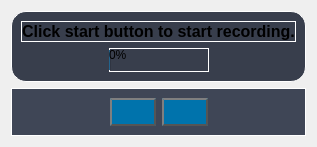
            <widget class="QWidget" name="page_5">
             <layout class="QVBoxLayout" name="verticalLayout_22" stretch="4,1">
              <item>
               <layout class="QVBoxLayout" name="verticalLayout_20">
                <item>
                 <widget class="QFrame" name="frame_10">
                  <property name="styleSheet">
                   <string notr="true">background-color: rgb(56, 62, 76);
border: 1px solid white;
border-radius: 15px;</string>
                  </property>
                  <property name="frameShape">
                   <enum>QFrame::StyledPanel</enum>
                  </property>
                  <property name="frameShadow">
                   <enum>QFrame::Raised</enum>
                  </property>
                  <layout class="QVBoxLayout" name="verticalLayout_23">
                   <item>
                    <layout class="QHBoxLayout" name="horizontalLayout_25">
                     <item>
                      <widget class="QLabel" name="label_13">
                       <property name="font">
                        <font>
                         <pointsize>12</pointsize>
                         <weight>75</weight>
                         <bold>true</bold>
                        </font>
                       </property>
                       <property name="text">
                        <string>Click start button to start recording.</string>
                       </property>
                       <property name="alignment">
                        <set>Qt::AlignCenter</set>
                       </property>
                      </widget>
                     </item>
                    </layout>
                   </item>
                   <item>
                    <layout class="QHBoxLayout" name="horizontalLayout_28">
                     <item>
                      <spacer name="horizontalSpacer_4">
                       <property name="orientation">
                        <enum>Qt::Horizontal</enum>
                       </property>
                       <property name="sizeHint" stdset="0">
                        <size>
                         <width>40</width>
                         <height>20</height>
                        </size>
                       </property>
                      </spacer>
                     </item>
                     <item>
                      <widget class="QProgressBar" name="progressBar">
                       <property name="minimumSize">
                        <size>
                         <width>100</width>
                         <height>0</height>
                        </size>
                       </property>
                       <property name="value">
                        <number>0</number>
                       </property>
                      </widget>
                     </item>
                     <item>
                      <spacer name="horizontalSpacer_5">
                       <property name="orientation">
                        <enum>Qt::Horizontal</enum>
                       </property>
                       <property name="sizeHint" stdset="0">
                        <size>
                         <width>40</width>
                         <height>20</height>
                        </size>
                       </property>
                      </spacer>
                     </item>
                     <item>
                      <layout class="QVBoxLayout" name="verticalLayout_25"/>
                     </item>
                    </layout>
                   </item>
                  </layout>
                 </widget>
                </item>
               </layout>
              </item>
              <item>
               <layout class="QHBoxLayout" name="horizontalLayout_14">
                <item>
                 <widget class="QFrame" name="frame_11">
                  <property name="styleSheet">
                   <string notr="true">background-color: rgb(63, 70, 86);
border: 1px solid white;
border-radius: 30px;</string>
                  </property>
                  <property name="frameShape">
                   <enum>QFrame::StyledPanel</enum>
                  </property>
                  <property name="frameShadow">
                   <enum>QFrame::Raised</enum>
                  </property>
                  <layout class="QHBoxLayout" name="horizontalLayout_23">
                   <item>
                    <spacer name="horizontalSpacer">
                     <property name="orientation">
                      <enum>Qt::Horizontal</enum>
                     </property>
                     <property name="sizeHint" stdset="0">
                      <size>
                       <width>40</width>
                       <height>20</height>
                      </size>
                     </property>
                    </spacer>
                   </item>
                   <item>
                    <widget class="QPushButton" name="pushButton">
                     <property name="styleSheet">
                      <string notr="true">QPushButton {
    color: #333;
    border: 2px solid #555;
    border-radius: 20px;
    border-style: outset;
    padding: 5px;
    border-radius: 15px;
    background-color: rgb(0, 115, 172);
}

QPushButton:hover {
    background-color: rgb(0, 170, 255);
}

QPushButton:pressed {
    border-style: inset;
    background-color: rgb(0, 115, 172);
}</string>
                     </property>
                     <property name="text">
                      <string/>
                     </property>
                     <property name="icon">
                      <iconset resource="resources.qrc">
                       <normaloff>:/icons/icons/play-circle.svg</normaloff>:/icons/icons/play-circle.svg</iconset>
                     </property>
                     <property name="iconSize">
                      <size>
                       <width>30</width>
                       <height>30</height>
                      </size>
                     </property>
                    </widget>
                   </item>
                   <item>
                    <widget class="QPushButton" name="pushButton_3">
                     <property name="styleSheet">
                      <string notr="true">QPushButton {
    color: #333;
    border: 2px solid #555;
    border-radius: 20px;
    border-style: outset;
    padding: 5px;
    border-radius: 15px;
    background-color: rgb(0, 115, 172);
}

QPushButton:hover {
    background-color: rgb(0, 170, 255);
}

QPushButton:pressed {
    border-style: inset;
    background-color: rgb(0, 115, 172);
}</string>
                     </property>
                     <property name="text">
                      <string/>
                     </property>
                     <property name="icon">
                      <iconset resource="resources.qrc">
                       <normaloff>:/icons/icons/stop-circle.svg</normaloff>:/icons/icons/stop-circle.svg</iconset>
                     </property>
                     <property name="iconSize">
                      <size>
                       <width>30</width>
                       <height>30</height>
                      </size>
                     </property>
                    </widget>
                   </item>
                   <item>
                    <spacer name="horizontalSpacer_3">
                     <property name="orientation">
                      <enum>Qt::Horizontal</enum>
                     </property>
                     <property name="sizeHint" stdset="0">
                      <size>
                       <width>40</width>
                       <height>20</height>
                      </size>
                     </property>
                    </spacer>
                   </item>
                  </layout>
                 </widget>
                </item>
               </layout>
              </item>
             </layout>
            </widget>
